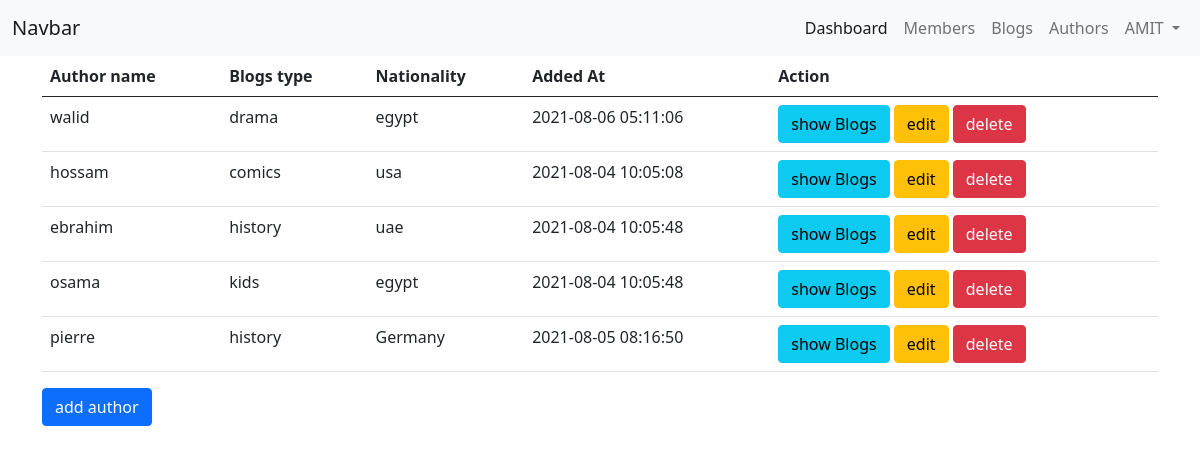
Screenshot of /authors.php (signed in) with the database file from the repository.
### tables this page shows
CREATE TABLE `authors` (
  `author_id` int(4) NOT NULL,
  `author_name` varchar(121) NOT NULL,
  `blogs_type` varchar(121) NOT NULL,
  `nationality` varchar(121) NOT NULL,
  `added_at` timestamp NOT NULL DEFAULT current_timestamp() ON UPDATE current_timestamp()
);

### authors.php (the view, shortened to what this page needs)
<?php
$action= isset($_GET['do'])?$_GET['do']:'index';
?>
<?php require "config.php"?>
<?php include "includes/header.php"?>
<?php include "includes/navbar.php"?>
<?php if($action == 'index'):?>
<?php
   $stmt= $connection->prepare('SELECT * FROM authors');
   $stmt->execute();
   $authors= $stmt->fetchAll();
   ?>
<div class="container">
    <table class="table">
        <thead>
            <tr>
                <th>Author name</th>
                <th>Blogs type</th>
                <th>Nationality</th>
                <th>Added At</th>
                <th>Action</th>
            </tr>
        </thead>
        <tbody>
            <?php foreach($authors as $author):?>
            <tr>
                <td><?= $author['author_name']?></td>
                <td><?= $author['blogs_type']?></td>
                <td><?= $author['nationality']?></td>
                <td><?= $author['added_at']?></td>
                <td>
                    <a class="btn btn-info" href="authors.php?do=show&selection=<?= $author['author_id']?>">show Blogs</a>
                    <?php
                       $isAdmin = 1 ;
                       if($_SESSION['ROLE'] == $isAdmin):
                       ?>
                        <a class="btn btn-warning" href="authors.php?do=edit&selection=<?= $author['author_id']?>">edit</a>
                        <a class="btn btn-danger" href="authors.php?do=delete&selection=<?= $author['author_id']?>">delete</a>
                    <?php endif?>
                </td>
            </tr>
            <?php endforeach?>
        </tbody>
    </table>
    <a class="btn btn-primary" href="authors.php?do=create">add author</a>
</div>
<?php else:?>
<h1>404 Page not found</h1>
<?php endif?>
<?php include "includes/footer.php"?>

### rows the page displays
authors: author_name "walid", blogs_type "drama", nationality "egypt", added_at "2021-08-06 05:11:06"
authors: author_name "hossam", blogs_type "comics", nationality "usa", added_at "2021-08-04 10:05:08"
authors: author_name "ebrahim", blogs_type "history", nationality "uae", added_at "2021-08-04 10:05:48"
authors: author_name "osama", blogs_type "kids", nationality "egypt", added_at "2021-08-04 10:05:48"
authors: author_name "pierre", blogs_type "history", nationality "Germany", added_at "2021-08-05 08:16:50"

### other values shown
$_SESSION['FULLNAME'] "AMIT"
